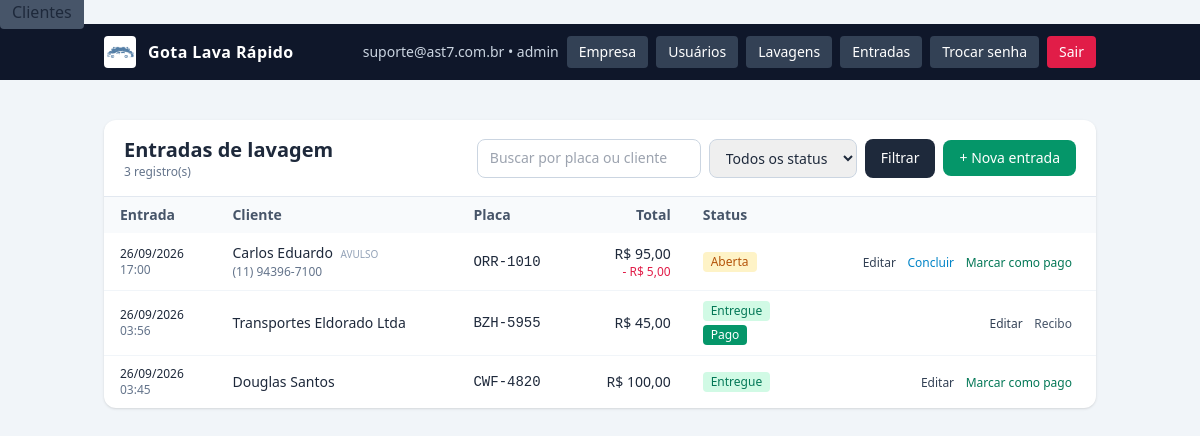
The app's page /entradas.php (signed in), older data.
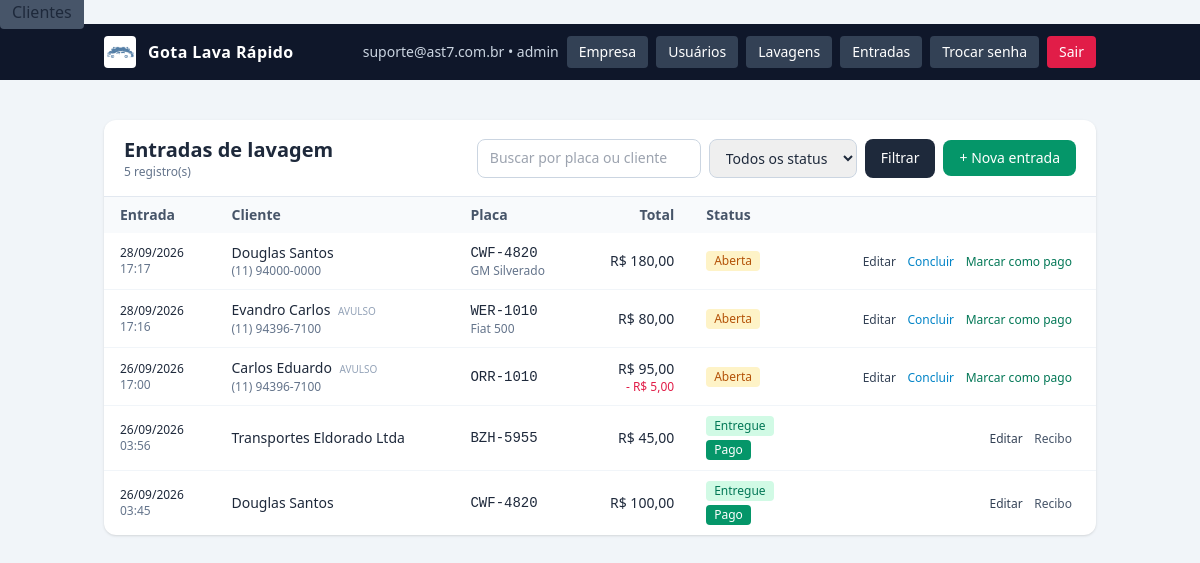
The same page, newer data.
### tables this page shows
CREATE TABLE empresa (
                id INTEGER PRIMARY KEY CHECK (id = 1),
                razao_social  TEXT NOT NULL DEFAULT '',
                nome_fantasia TEXT NOT NULL DEFAULT '',
                cnpj          TEXT NOT NULL DEFAULT '',
                inscricao_estadual TEXT NOT NULL DEFAULT '',
                email         TEXT NOT NULL DEFAULT '',
                telefone      TEXT NOT NULL DEFAULT '',
                celular       TEXT NOT NULL DEFAULT '',
                cep           TEXT NOT NULL DEFAULT '',
                endereco      TEXT NOT NULL DEFAULT '',
                numero        TEXT NOT NULL DEFAULT '',
                complemento   TEXT NOT NULL DEFAULT '',
                bairro        TEXT NOT NULL DEFAULT '',
                cidade        TEXT NOT NULL DEFAULT '',
                uf            TEXT NOT NULL DEFAULT '',
                logo_path     TEXT NOT NULL DEFAULT '',
                atualizado_em TEXT NOT NULL DEFAULT (datetime('now','localtime'))
            );

CREATE TABLE usuarios (
        id INTEGER PRIMARY KEY AUTOINCREMENT,
        email TEXT NOT NULL UNIQUE,
        senha_hash TEXT NOT NULL,
        is_admin INTEGER NOT NULL DEFAULT 0,
        precisa_trocar_senha INTEGER NOT NULL DEFAULT 1,
        ativo INTEGER NOT NULL DEFAULT 1,
        criado_em TEXT NOT NULL DEFAULT (datetime('now','localtime'))
    , nome TEXT NOT NULL DEFAULT '', cpf TEXT NOT NULL DEFAULT '', celular TEXT NOT NULL DEFAULT '');

CREATE TABLE lavagem_entradas (
        id INTEGER PRIMARY KEY AUTOINCREMENT,
        cliente_id INTEGER,
        placa TEXT NOT NULL DEFAULT '',
        veiculo_id INTEGER,
        veiculo_manual_marca TEXT NOT NULL DEFAULT '',
        veiculo_manual_modelo TEXT NOT NULL DEFAULT '',
        veiculo_manual_cor TEXT NOT NULL DEFAULT '',
        veiculo_manual_ano TEXT NOT NULL DEFAULT '',
        data_entrada TEXT NOT NULL,
        hora_entrada TEXT NOT NULL,
        previsao_saida_horas INTEGER NOT NULL DEFAULT 0,
        previsao_saida_datetime TEXT NOT NULL DEFAULT '',
        observacoes TEXT NOT NULL DEFAULT '',
        avarias TEXT NOT NULL DEFAULT '',
        status TEXT NOT NULL DEFAULT 'aberta',
        subtotal_centavos INTEGER NOT NULL DEFAULT 0,
        desconto_centavos INTEGER NOT NULL DEFAULT 0,
        desconto_percentual INTEGER NOT NULL DEFAULT 0,
        total_centavos INTEGER NOT NULL DEFAULT 0,
        pago INTEGER NOT NULL DEFAULT 0,
        criado_por INTEGER,
        criado_em TEXT NOT NULL DEFAULT (datetime('now','localtime')),
        atualizado_em TEXT NOT NULL DEFAULT (datetime('now','localtime')), cliente_nome_avulso TEXT NOT NULL DEFAULT '', cliente_celular TEXT NOT NULL DEFAULT '', sms_enviado INTEGER NOT NULL DEFAULT 0, sms_enviado_em TEXT NOT NULL DEFAULT '',
        FOREIGN KEY (cliente_id) REFERENCES clientes(id) ON DELETE SET NULL,
        FOREIGN KEY (veiculo_id) REFERENCES veiculos(id) ON DELETE SET NULL
    );

CREATE TABLE clientes (
        id INTEGER PRIMARY KEY AUTOINCREMENT,
        tipo TEXT NOT NULL DEFAULT 'F',
        nome TEXT NOT NULL DEFAULT '',
        nome_fantasia TEXT NOT NULL DEFAULT '',
        cpf_cnpj TEXT NOT NULL DEFAULT '',
        rg_ie TEXT NOT NULL DEFAULT '',
        data_nascimento TEXT NOT NULL DEFAULT '',
        email TEXT NOT NULL DEFAULT '',
        telefone TEXT NOT NULL DEFAULT '',
        celular TEXT NOT NULL DEFAULT '',
        cep TEXT NOT NULL DEFAULT '',
        endereco TEXT NOT NULL DEFAULT '',
        numero TEXT NOT NULL DEFAULT '',
        complemento TEXT NOT NULL DEFAULT '',
        bairro TEXT NOT NULL DEFAULT '',
        cidade TEXT NOT NULL DEFAULT '',
        uf TEXT NOT NULL DEFAULT '',
        observacoes TEXT NOT NULL DEFAULT '',
        ativo INTEGER NOT NULL DEFAULT 1,
        criado_em TEXT NOT NULL DEFAULT (datetime('now','localtime')),
        atualizado_em TEXT NOT NULL DEFAULT (datetime('now','localtime'))
    );

### config.php (called while the page is built, shortened)
<?php
function db(): PDO {
    static $pdo = null;
    if ($pdo === null) {
        $pdo = new PDO('sqlite:' . DB_PATH, null, null, [
            PDO::ATTR_ERRMODE            => PDO::ERRMODE_EXCEPTION,
            PDO::ATTR_DEFAULT_FETCH_MODE => PDO::FETCH_ASSOC,
        ]);
        $pdo->exec('PRAGMA foreign_keys = ON');
        $pdo->exec('PRAGMA journal_mode = WAL');
    }
    return $pdo;
}
require_once APP_ROOT . '/functions.php';

### functions.php (called while the page is built, shortened)
<?php
function e(?string $s): string {
    return htmlspecialchars((string)$s, ENT_QUOTES, 'UTF-8');
}
function usuario_logado(): ?array {
    $stmt = db()->prepare('SELECT id, email, is_admin, precisa_trocar_senha, ativo FROM usuarios WHERE id = ?');
    $stmt->execute([$_SESSION['usuario_id']]);
    $u = $stmt->fetch();
    return $u;
}
function empresa(): array {
    static $cache = null;
    if ($cache !== null) return $cache;
    $pdo = db();
    $existe = $pdo->query(
        "SELECT name FROM sqlite_master WHERE type='table' AND name='empresa'"
    )->fetchColumn();
    if (!$existe) {
        $pdo->exec("
            CREATE TABLE empresa (
                id INTEGER PRIMARY KEY CHECK (id = 1),
                razao_social  TEXT NOT NULL DEFAULT '',
                nome_fantasia TEXT NOT NULL DEFAULT '',
                cnpj          TEXT NOT NULL DEFAULT '',
                inscricao_estadual TEXT NOT NULL DEFAULT '',
                email         TEXT NOT NULL DEFAULT '',
                telefone      TEXT NOT NULL DEFAULT '',
                celular       TEXT NOT NULL DEFAULT '',
                cep           TEXT NOT NULL DEFAULT '',
                endereco      TEXT NOT NULL DEFAULT '',
                numero        TEXT NOT NULL DEFAULT '',
                complemento   TEXT NOT NULL DEFAULT '',
                bairro        TEXT NOT NULL DEFAULT '',
                cidade        TEXT NOT NULL DEFAULT '',
                uf            TEXT NOT NULL DEFAULT '',
                logo_path     TEXT NOT NULL DEFAULT '',
                atualizado_em TEXT NOT NULL DEFAULT (datetime('now','localtime'))
            )
        ");
        $pdo->exec("INSERT INTO empresa (id) VALUES (1)");
    } else {
        $pdo->exec("INSERT OR IGNORE INTO empresa (id) VALUES (1)");
    }
    $cache = $pdo->query('SELECT * FROM empresa WHERE id = 1')->fetch() ?: [];
    return $cache;
}
function empresa_logo_url(): ?string {
    $e = empresa();
    $abs = APP_ROOT . '/' . $e['logo_path'];
    return $e['logo_path'] . '?v=' . filemtime($abs);
}
function centavos_para_moeda(int $c): string {
    return number_format($c / 100, 2, ',', '.');
}
function centavos_para_moeda_brl(int $c): string {
    return 'R$ ' . centavos_para_moeda($c);
}
function normalizar_placa(string $placa): string {
    return strtoupper(preg_replace('/[^A-Za-z0-9]/', '', $placa));
}
function formatar_placa(string $placa): string {
    $p = normalizar_placa($placa);
    return substr($p, 0, 3) . '-' . substr($p, 3);
}

### entradas.php (the view, shortened to what this page needs)
<?php
require_once __DIR__ . '/config.php';
$busca  = trim((string)($_GET['q'] ?? ''));
$where  = [];
$params = [];
$sqlWhere = $where ? 'WHERE ' . implode(' AND ', $where) : '';
$sql = "SELECT e.*, c.nome AS cliente_nome_cadastro
        FROM lavagem_entradas e
        LEFT JOIN clientes c ON c.id = e.cliente_id
        $sqlWhere
        ORDER BY e.data_entrada DESC, e.hora_entrada DESC, e.id DESC
        LIMIT 500";
$st = db()->prepare($sql);
$st->execute($params);
$entradas = $st->fetchAll();
require __DIR__ . '/header.php';
?>
<div class="bg-white rounded-xl shadow overflow-hidden">
  <div class="px-5 py-4 border-b border-slate-200 flex flex-wrap items-center justify-between gap-3">
    <div>
      <h1 class="text-xl font-semibold">Entradas de lavagem</h1>
      <p class="text-xs text-slate-500"><?= count($entradas) ?> registro(s)</p>
    </div>
    <div class="flex items-center gap-2">
      <form method="get" class="flex flex-wrap gap-2">
        <input type="text" name="q" value="<?= e($busca) ?>" placeholder="Buscar por placa ou cliente"
               class="w-56 rounded-lg border border-slate-300 px-3 py-2 text-sm focus:outline-none focus:ring-2 focus:ring-sky-500">
        <select name="status" class="rounded-lg border border-slate-300 px-3 py-2 text-sm">
          <option value="">Todos os status</option>
        </select>
        <button class="rounded-lg bg-slate-800 hover:bg-slate-700 text-white px-4 text-sm">Filtrar</button>
      </form>
      <a href="entrada_lavagem.php"
         class="rounded-lg bg-emerald-600 hover:bg-emerald-500 text-white px-4 py-2 text-sm font-medium whitespace-nowrap">
        + Nova entrada
      </a>
    </div>
  </div>
  <div class="overflow-x-auto">
    <table class="min-w-full text-sm">
      <thead class="bg-slate-50 text-slate-600">
        <tr>
          <th class="text-left px-4 py-2">Entrada</th>
          <th class="text-left px-4 py-2">Cliente</th>
          <th class="text-left px-4 py-2">Placa</th>
          <th class="text-right px-4 py-2">Total</th>
          <th class="text-left px-4 py-2">Status</th>
          <th class="px-4 py-2"></th>
        </tr>
      </thead>
      <tbody class="divide-y divide-slate-100">
      <?php if (!$entradas): ?>
        <tr><td colspan="6" class="px-4 py-8 text-center text-slate-400">
          Nenhuma entrada registrada.
        </td></tr>
      <?php else: ?>
        <?php foreach ($entradas as $en): ?>
          <?php
            $nomeExibir = $en['cliente_nome_cadastro'] ?: ($en['cliente_nome_avulso'] ?: '—');
            $celExibir  = $en['cliente_celular'] ?? '';
            $ehAvulso   = empty($en['cliente_id']);
          ?>
          <tr class="hover:bg-slate-50">
            <td class="px-4 py-2.5 text-xs">
              <div class="font-medium"><?= e(date('d/m/Y', strtotime($en['data_entrada']))) ?></div>
              <div class="text-slate-500"><?= e(substr($en['hora_entrada'], 0, 5)) ?></div>
            </td>
            <td class="px-4 py-2.5">
              <div class="font-medium">
                <?= e($nomeExibir) ?>
                <?php if ($ehAvulso && $nomeExibir !== '—'): ?>
                  <span class="text-[10px] uppercase text-slate-400 ml-1">avulso</span>
                <?php endif; ?>
              </div>
              <?php if ($celExibir): ?>
                <div class="text-xs text-slate-500"><?= e($celExibir) ?></div>
              <?php endif; ?>
            </td>
            <td class="px-4 py-2.5">
              <div class="font-mono font-medium"><?= e(formatar_placa($en['placa'])) ?></div>
              <?php $desc = trim(($en['veiculo_manual_marca'] ?? '') . ' ' . ($en['veiculo_manual_modelo'] ?? '')); ?>
              <?php if ($desc): ?><div class="text-xs text-slate-500"><?= e($desc) ?></div><?php endif; ?>
            </td>
            <td class="px-4 py-2.5 text-right font-medium whitespace-nowrap">
              <?= e(centavos_para_moeda_brl((int)$en['total_centavos'])) ?>
              <?php if ((int)$en['desconto_centavos'] > 0): ?>
                <div class="text-xs text-rose-600 font-normal">
                  - <?= e(centavos_para_moeda_brl((int)$en['desconto_centavos'])) ?>
                </div>
              <?php endif; ?>
            </td>
            <td class="px-4 py-2.5">
              <div class="flex flex-col gap-1">
                <?php if ($en['status'] === 'aberta'): ?>
                  <span class="inline-block text-xs px-2 py-0.5 rounded bg-amber-100 text-amber-700 w-fit">Aberta</span>
                <?php elseif ($en['status'] === 'concluida'): ?>
                  <span class="inline-block text-xs px-2 py-0.5 rounded bg-sky-100 text-sky-700 w-fit">Concluída</span>
                <?php else: ?>
                  <span class="inline-block text-xs px-2 py-0.5 rounded bg-emerald-100 text-emerald-700 w-fit">Entregue</span>
                <?php endif; ?>
                <?php if ($en['pago']): ?>
                  <span class="inline-block text-xs px-2 py-0.5 rounded bg-emerald-600 text-white w-fit">Pago</span>
                <?php endif; ?>
              </div>
            </td>
            <td class="px-4 py-2.5 text-right whitespace-nowrap">
              <a href="entrada_lavagem.php?id=<?= (int)$en['id'] ?>"
                 class="text-slate-700 hover:underline text-xs mr-2">Editar</a>
              <?php if ($en['status'] === 'aberta'): ?>
                <form method="post" class="inline">
                  <button class="text-sky-600 hover:underline text-xs mr-2">Concluir</button>
                </form>
              <?php endif; ?>
              <?php if (!$en['pago']): ?>
                <button type="button"
                        class="btn-pagar text-emerald-700 hover:underline text-xs mr-2"
                        data-id="<?= (int)$en['id'] ?>"
                        data-placa="<?= e(formatar_placa($en['placa'])) ?>"
                        data-cliente="<?= e($nomeExibir) ?>"
                        data-total="<?= e(centavos_para_moeda((int)$en['total_centavos'])) ?>">
                  Marcar como pago
                </button>
              <?php else: ?>
                <a href="recibo.php?entrada=<?= (int)$en['id'] ?>"
                   class="text-slate-600 hover:underline text-xs mr-2">Recibo</a>
              <?php endif; ?>
            </td>
          </tr>
        <?php endforeach; ?>
      <?php endif; ?>
      </tbody>
    </table>
  </div>
</div>
<?php require __DIR__ . '/footer.php'; ?>

### header.php (shortened to what this page needs)
<?php
$u       = usuario_logado();
$__emp   = empresa();
$__logo  = empresa_logo_url();
$__nome  = $__emp['nome_fantasia'] ?? '';
?>
<!DOCTYPE html>
<html lang="pt-BR" class="h-full">
<head>
<script src="https://cdn.tailwindcss.com"></script>
<a href="clientes.php" class="px-3 py-1.5 rounded bg-slate-700 hover:bg-slate-600">Clientes</a>
</head>
<body class="h-full bg-slate-100 text-slate-800 antialiased">
<?php if ($u): ?>
<nav class="bg-slate-900 text-white">
  <div class="max-w-5xl mx-auto px-4 py-3 flex flex-wrap items-center justify-between gap-3">
    <a href="dashboard.php" class="flex items-center gap-3 font-semibold tracking-wide">
      <?php if ($__logo): ?>
        <img src="<?= e($__logo) ?>" alt="Logo" class="h-8 w-8 object-contain bg-white rounded p-0.5">
      <?php endif; ?>
      <span><?= e($__nome) ?></span>
    </a>
    <div class="flex items-center gap-2 text-sm flex-wrap">
      <span class="hidden sm:inline text-slate-300"><?= e($u['email']) ?><?= $u['is_admin'] ? ' • admin' : '' ?></span>
      <?php if ($u['is_admin']): ?>
        <a href="empresa.php" class="px-3 py-1.5 rounded bg-slate-700 hover:bg-slate-600">Empresa</a>
        <a href="usuarios.php" class="px-3 py-1.5 rounded bg-slate-700 hover:bg-slate-600">Usuários</a>
        <a href="lavagens.php" class="px-3 py-1.5 rounded bg-slate-700 hover:bg-slate-600">Lavagens</a>
        <a href="entradas.php" class="px-3 py-1.5 rounded bg-slate-700 hover:bg-slate-600">Entradas</a>
      <?php endif; ?>
      <a href="trocar_senha.php" class="px-3 py-1.5 rounded bg-slate-700 hover:bg-slate-600">Trocar senha</a>
      <a href="logout.php" class="px-3 py-1.5 rounded bg-rose-600 hover:bg-rose-500">Sair</a>
    </div>
  </div>
</nav>
<?php endif; ?>
<main class="max-w-5xl mx-auto px-4 py-6 sm:py-10">

### footer.php
</main>
</body>
</html>

Row changes from the older to the newer data that the page shows:
added lavagem_entradas: data_entrada "28/09/2026", hora_entrada "17:17", cliente.nome "Douglas Santos", cliente_celular "(11) 94000-0000", placa "CWF-4820", desc "GM Silverado", total_centavos "R$ 180,00", status "Aberta"
added lavagem_entradas: data_entrada "28/09/2026", hora_entrada "17:16", cliente_nome_avulso "Evandro Carlos", shows "AVULSO", cliente_celular "(11) 94396-7100", placa "WER-1010", desc "Fiat 500", total_centavos "R$ 80,00", status "Aberta"
changed lavagem_entradas (number 5 of 5 on the later page): pago "Marcar como pago" → "Pago Recibo"
Text that changed along with them:
count($entradas): "3" → "5"
